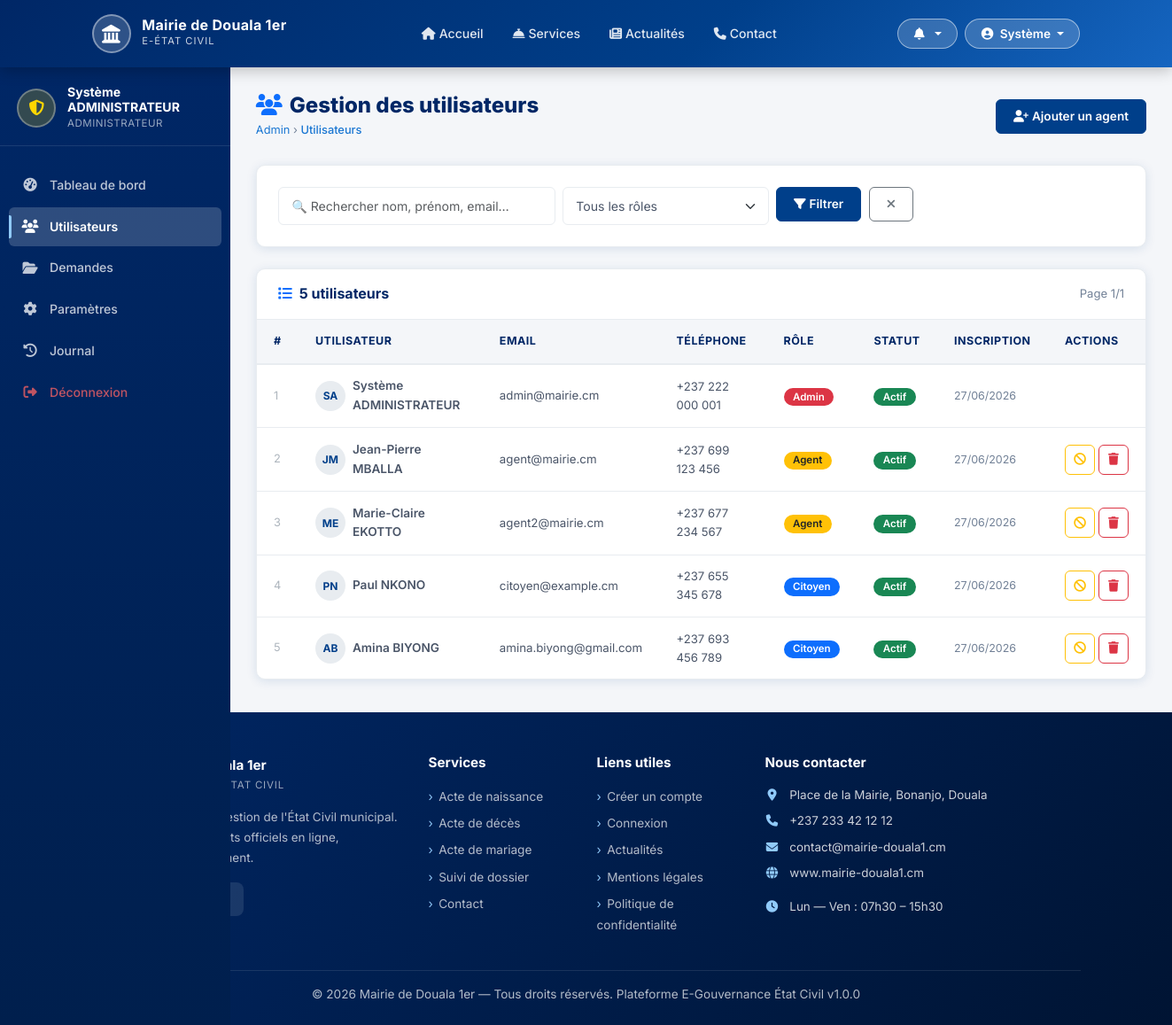
Screenshot of /admin/utilisateurs.php (signed in) with the database file from the repository.
### tables this page shows
CREATE TABLE `users` (
    `id` INT UNSIGNED AUTO_INCREMENT PRIMARY KEY,
    `role_id` INT UNSIGNED NOT NULL,
    `nom` VARCHAR(100) NOT NULL,
    `prenom` VARCHAR(100) NOT NULL,
    `email` VARCHAR(150) NOT NULL UNIQUE,
    `password` VARCHAR(255) NOT NULL,
    `telephone` VARCHAR(20),
    `adresse` TEXT,
    `ville` VARCHAR(100),
    `photo_profil` VARCHAR(255) DEFAULT NULL,
    `statut` ENUM('actif','inactif','suspendu') DEFAULT 'actif',
    `email_verifie` TINYINT(1) DEFAULT 0,
    `token_reset` VARCHAR(100) DEFAULT NULL,
    `derniere_connexion` DATETIME DEFAULT NULL,
    `created_at` TIMESTAMP DEFAULT CURRENT_TIMESTAMP,
    `updated_at` TIMESTAMP DEFAULT CURRENT_TIMESTAMP ON UPDATE CURRENT_TIMESTAMP,
    FOREIGN KEY (`role_id`) REFERENCES `roles`(`id`) ON DELETE RESTRICT ON UPDATE CASCADE,
    INDEX `idx_email` (`email`),
    INDEX `idx_role` (`role_id`),
    INDEX `idx_statut` (`statut`)
);

CREATE TABLE `roles` (
    `id` INT UNSIGNED AUTO_INCREMENT PRIMARY KEY,
    `nom` VARCHAR(50) NOT NULL UNIQUE,
    `description` TEXT,
    `permissions` JSON,
    `created_at` TIMESTAMP DEFAULT CURRENT_TIMESTAMP
);

### config/database.php (called while the page is built, shortened)
<?php
class Database
{
    private static ?Database $instance = null;
    private PDO $connection;
    private function __construct()
    {
        $dsn = sprintf(
            'mysql:host=%s;port=%d;dbname=%s;charset=%s',
            DB_HOST, DB_PORT, DB_NAME, DB_CHARSET
        );
        $options = [
            PDO::ATTR_ERRMODE            => PDO::ERRMODE_EXCEPTION,
            PDO::ATTR_DEFAULT_FETCH_MODE => PDO::FETCH_ASSOC,
            PDO::ATTR_EMULATE_PREPARES   => false,
            PDO::MYSQL_ATTR_INIT_COMMAND => "SET NAMES utf8mb4 COLLATE utf8mb4_unicode_ci",
        ];
        try {
            $this->connection = new PDO($dsn, DB_USER, DB_PASS, $options);
        } catch (PDOException $e) {
            error_log('[E-Gouvernance DB Error] ' . $e->getMessage());
            die($this->renderDbError());
        }
    }
    public static function getInstance(): Database
    {
        if (self::$instance === null) {
            self::$instance = new Database();
        }
        return self::$instance;
    }
    public function query(string $sql, array $params = []): PDOStatement
    {
        $stmt = $this->connection->prepare($sql);
        $stmt->execute($params);
        return $stmt;
    }
}
function dbQuery(string $sql, array $params = []): PDOStatement
{
    return Database::getInstance()->query($sql, $params);
}

### config/app.php (called while the page is built, shortened)
<?php
function isLoggedIn(): bool
{
    return isset($_SESSION['user_id']) && !empty($_SESSION['user_id']);
}
function getCurrentUser(): ?array
{
    return [
        'id'     => $_SESSION['user_id'],
        'nom'    => $_SESSION['user_nom'] ?? '',
        'prenom' => $_SESSION['user_prenom'] ?? '',
        'email'  => $_SESSION['user_email'] ?? '',
        'role'   => $_SESSION['user_role'] ?? '',
        'photo'  => $_SESSION['user_photo'] ?? null,
    ];
}
function formatDate(string $date, string $format = 'd/m/Y'): string
{
    try {
        return (new DateTime($date))->format($format);
    } catch (Exception $e) {
        return $date;
    }
}
function getSystemParam(string $key, string $default = ''): string
{
    static $params = null;
    if ($params === null) {
        try {
            $stmt   = dbQuery("SELECT cle, valeur FROM parametres_systeme");
            $params = [];
            while ($row = $stmt->fetch()) {
                $params[$row['cle']] = $row['valeur'];
            }
        } catch (Exception $e) {
            return $default;
        }
    }
    return $params[$key] ?? $default;
}

### admin/utilisateurs.php (the view, shortened to what this page needs)
<?php
require_once __DIR__ . '/../config/database.php';
require_once __DIR__ . '/../config/app.php';
$search = $_GET['search'] ?? '';
$page   = max(1,(int)($_GET['page']??1));
$perPage = 15; $offset = ($page-1)*$perPage;
$where  = "WHERE 1=1";
$params = [];
$total = dbQuery("SELECT COUNT(*) as c FROM users u JOIN roles r ON u.role_id=r.id $where",$params)->fetch()['c'];
$pages = max(1,ceil($total/$perPage));
$params[] = $perPage; $params[] = $offset;
$users = dbQuery("
    SELECT u.*, r.nom as role_nom FROM users u
    JOIN roles r ON u.role_id=r.id
    $where ORDER BY u.created_at DESC LIMIT ? OFFSET ?
",$params)->fetchAll();
include __DIR__.'/../views/partials/header.php';
include __DIR__.'/../views/partials/navbar.php';
?>
<div class="dashboard-wrapper">
  <aside class="sidebar" id="mainSidebar">
    <div class="sidebar-header">
      <div class="sidebar-user">
        <div class="user-avatar" style="background:rgba(255,215,0,.2);"><i class="fas fa-shield-alt" style="color:gold;"></i></div>
        <div class="user-info"><div class="user-name"><?= htmlspecialchars($user['prenom'].' '.$user['nom']) ?></div><div class="user-role">Administrateur</div></div>
      </div>
    </div>
    <nav class="sidebar-menu">
      <ul class="nav flex-column mt-2">
        <li class="nav-item"><a class="nav-link" href="<?= APP_URL ?>/admin/dashboard.php"><span class="nav-icon"><i class="fas fa-tachometer-alt"></i></span>Tableau de bord</a></li>
        <li class="nav-item"><a class="nav-link active" href="<?= APP_URL ?>/admin/utilisateurs.php"><span class="nav-icon"><i class="fas fa-users"></i></span>Utilisateurs</a></li>
        <li class="nav-item"><a class="nav-link" href="<?= APP_URL ?>/admin/demandes.php"><span class="nav-icon"><i class="fas fa-folder-open"></i></span>Demandes</a></li>
        <li class="nav-item"><a class="nav-link" href="<?= APP_URL ?>/admin/parametres.php"><span class="nav-icon"><i class="fas fa-cog"></i></span>Paramètres</a></li>
        <li class="nav-item"><a class="nav-link" href="<?= APP_URL ?>/admin/journal.php"><span class="nav-icon"><i class="fas fa-history"></i></span>Journal</a></li>
        <li class="nav-item"><a class="nav-link" href="<?= APP_URL ?>/auth/logout.php" style="color:rgba(255,100,100,.75)!important;"><span class="nav-icon"><i class="fas fa-sign-out-alt"></i></span>Déconnexion</a></li>
      </ul>
    </nav>
  </aside>
  <main class="main-content">
    <div class="page-header">
      <div>
        <h1><i class="fas fa-users me-2 text-primary"></i>Gestion des utilisateurs</h1>
        <div class="breadcrumb-bar"><a href="<?= APP_URL ?>/admin/dashboard.php">Admin</a> › <span>Utilisateurs</span></div>
      </div>
      <div class="d-flex gap-2">
        <button class="btn btn-primary btn-sm" data-bs-toggle="modal" data-bs-target="#modalAgent">
          <i class="fas fa-user-plus me-1"></i>Ajouter un agent
        </button>
      </div>
    </div>
    <div class="content-card mb-4">
      <form method="GET" class="row g-2">
        <div class="col-md-4">
          <input type="text" class="form-control form-control-sm" name="search"
                 value="<?= htmlspecialchars($search) ?>" placeholder="🔍 Rechercher nom, prénom, email…">
        </div>
        <div class="col-md-3">
          <select class="form-select form-select-sm" name="role">
            <option value="">Tous les rôles</option>
          </select>
        </div>
        <div class="col-auto">
          <button type="submit" class="btn btn-primary btn-sm"><i class="fas fa-filter me-1"></i>Filtrer</button>
          <a href="<?= APP_URL ?>/admin/utilisateurs.php" class="btn btn-outline-secondary btn-sm ms-1"><i class="fas fa-times"></i></a>
        </div>
      </form>
    </div>
    <div class="table-card">
      <div class="table-card-header">
        <h5><i class="fas fa-list me-2 text-primary"></i><?= $total ?> utilisateur<?= $total>1?'s':'' ?></h5>
        <span style="font-size:.82rem;color:#718096;">Page <?= $page ?>/<?= $pages ?></span>
      </div>
      <div class="table-responsive">
        <table class="table-modern">
          <thead><tr><th>#</th><th>Utilisateur</th><th>Email</th><th>Téléphone</th><th>Rôle</th><th>Statut</th><th>Inscription</th><th>Actions</th></tr></thead>
          <tbody>
            <?php foreach ($users as $i => $u):
              $roleColors = ['admin'=>'bg-danger','agent'=>'bg-warning text-dark','citoyen'=>'bg-primary'];
              $rc = $roleColors[$u['role_nom']] ?? 'bg-secondary';
            ?>
            <tr>
              <td style="color:#adb5bd;font-size:.8rem;"><?= $offset+$i+1 ?></td>
              <td>
                <div class="d-flex align-items-center gap-2">
                  <div style="width:34px;height:34px;border-radius:50%;background:var(--gris-moyen);display:flex;align-items:center;justify-content:center;font-size:.75rem;font-weight:700;color:var(--bleu-primaire);flex-shrink:0;">
                    <?= strtoupper(substr($u['prenom'],0,1).substr($u['nom'],0,1)) ?>
                  </div>
                  <div>
                    <div style="font-size:.85rem;font-weight:600;"><?= htmlspecialchars($u['prenom'].' '.$u['nom']) ?></div>
                  </div>
                </div>
              </td>
              <td style="font-size:.83rem;"><?= htmlspecialchars($u['email']) ?></td>
              <td style="font-size:.82rem;"><?= htmlspecialchars($u['telephone']??'—') ?></td>
              <td><span class="badge <?= $rc ?>"><?= ucfirst($u['role_nom']) ?></span></td>
              <td>
                <span class="badge <?= $u['statut']==='actif'?'bg-success':($u['statut']==='suspendu'?'bg-warning text-dark':'bg-secondary') ?>">
                  <?= ucfirst($u['statut']) ?>
                </span>
              </td>
              <td style="font-size:.78rem;color:#718096;"><?= formatDate($u['created_at']) ?></td>
              <td>
                <div class="d-flex gap-1">
                  <?php if ($u['id'] !== $user['id']): ?>
                  <form method="POST" class="d-inline">
                    <button type="submit" class="btn btn-icon btn-sm btn-outline-<?= $u['statut']==='actif'?'warning':'success' ?>"
                            data-bs-toggle="tooltip" title="<?= $u['statut']==='actif'?'Suspendre':'Activer' ?>"
                            data-confirm="<?= $u['statut']==='actif'?'Suspendre':'Activer' ?> cet utilisateur ?">
                      <i class="fas fa-<?= $u['statut']==='actif'?'ban':'check' ?>"></i>
                    </button>
                  </form>
                  <?php if ($u['role_nom'] !== 'admin'): ?>
                  <form method="POST" class="d-inline">
                    <button type="submit" class="btn btn-icon btn-sm btn-outline-danger"
                            data-bs-toggle="tooltip" title="Supprimer"
                            data-confirm="Supprimer définitivement cet utilisateur et toutes ses données ?">
                      <i class="fas fa-trash"></i>
                    </button>
                  </form>
                  <?php endif; ?>
                  <?php endif; ?>
                </div>
              </td>
            </tr>
            <?php endforeach; ?>
          </tbody>
        </table>
      </div>
    </div>
  </main>
</div>
<?php include __DIR__.'/../views/partials/footer.php'; ?>

### views/partials/navbar.php (shortened to what this page needs)
<?php
$user    = getCurrentUser();
$mairie  = getSystemParam('nom_mairie', 'Mairie');
?>
<nav class="navbar navbar-expand-lg navbar-etat-civil">
  <div class="container">
    <a class="navbar-brand" href="<?= APP_URL ?>/index.php">
      <div class="logo-circle"><i class="fas fa-landmark"></i></div>
      <div class="brand-text">
        <span class="brand-title"><?= htmlspecialchars($mairie) ?></span>
        <span class="brand-sub">E-État Civil</span>
      </div>
    </a>
    <div class="collapse navbar-collapse" id="mainNav">
      <ul class="navbar-nav mx-auto gap-1">
        <li class="nav-item">
          <a class="nav-link" href="<?= APP_URL ?>/index.php">
            <i class="fas fa-home me-1"></i>Accueil
          </a>
        </li>
        <li class="nav-item">
          <a class="nav-link" href="<?= APP_URL ?>/index.php#services">
            <i class="fas fa-concierge-bell me-1"></i>Services
          </a>
        </li>
        <li class="nav-item">
          <a class="nav-link" href="<?= APP_URL ?>/index.php#actualites">
            <i class="fas fa-newspaper me-1"></i>Actualités
          </a>
        </li>
        <li class="nav-item">
          <a class="nav-link" href="<?= APP_URL ?>/index.php#contact">
            <i class="fas fa-phone me-1"></i>Contact
          </a>
        </li>
      </ul>
      <div class="d-flex align-items-center gap-2 mt-2 mt-lg-0">
        <?php if ($user): ?>
          <div class="dropdown">
            <button class="btn btn-connexion dropdown-toggle" type="button"
                    data-bs-toggle="dropdown">
              <i class="fas fa-bell me-1"></i>
            </button>
          </div>
          <div class="dropdown">
            <button class="btn btn-connexion dropdown-toggle" type="button"
                    data-bs-toggle="dropdown">
              <i class="fas fa-user-circle me-1"></i>
              <?= htmlspecialchars($user['prenom']) ?>
            </button>
          </div>
        <?php endif; ?>
      </div>
    </div>
  </div>
</nav>

### views/partials/header.php (style rules this page uses)
body { font-family: 'Inter', 'Segoe UI', sans-serif; }

### rows the page displays
users: prenom "Système", prenom+nom "Système ADMINISTRATEUR", i "1", substr($u['prenom'],0,1).substr($u['nom'],0,1) "SA", email "admin@mairie.cm", telephone "+237 222 000 001", role.nom "Admin", statut "Actif", created_at "27/06/2026"
users: i "2", substr($u['prenom'],0,1).substr($u['nom'],0,1) "JM", prenom+nom "Jean-Pierre MBALLA", email "agent@mairie.cm", telephone "+237 699 123 456", role.nom "Agent", statut "Actif", created_at "27/06/2026"
users: i "3", substr($u['prenom'],0,1).substr($u['nom'],0,1) "ME", prenom+nom "Marie-Claire EKOTTO", email "agent2@mairie.cm", telephone "+237 677 234 567", role.nom "Agent", statut "Actif", created_at "27/06/2026"
users: i "4", substr($u['prenom'],0,1).substr($u['nom'],0,1) "PN", prenom+nom "Paul NKONO", email "citoyen@example.cm", telephone "+237 655 345 678", role.nom "Citoyen", statut "Actif", created_at "27/06/2026"
users: i "5", substr($u['prenom'],0,1).substr($u['nom'],0,1) "AB", prenom+nom "Amina BIYONG", email "amina.biyong@gmail.com", telephone "+237 693 456 789", role.nom "Citoyen", statut "Actif", created_at "27/06/2026"

### other values shown
$mairie "Mairie de Douala 1er"
$total "5"
$page "1"
$pages "1"
getSystemParam('nom_mairie', 'Mairie') "Mairie de Douala 1er"
getSystemParam('adresse_mairie', 'Hôtel de Ville') "Place de la Mairie, Bonanjo, Douala"
getSystemParam('telephone_mairie', '') "+237 233 42 12 12"
getSystemParam('email_mairie', '') "contact@mairie-douala1.cm"
getSystemParam('site_web', '') "www.mairie-douala1.cm"
